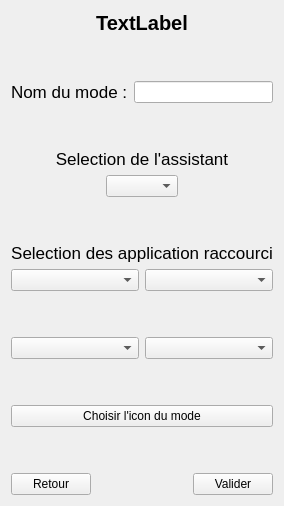
         <widget class="QWidget" name="addmode">
          <layout class="QVBoxLayout" name="verticalLayout_5">
           <item>
            <widget class="QLabel" name="LINDICATIONMODE">
             <property name="font">
              <font>
               <pointsize>15</pointsize>
               <bold>true</bold>
              </font>
             </property>
             <property name="text">
              <string>TextLabel</string>
             </property>
             <property name="alignment">
              <set>Qt::AlignmentFlag::AlignCenter</set>
             </property>
            </widget>
           </item>
           <item>
            <spacer name="verticalSpacer_5">
             <property name="orientation">
              <enum>Qt::Orientation::Vertical</enum>
             </property>
             <property name="sizeHint" stdset="0">
              <size>
               <width>20</width>
               <height>40</height>
              </size>
             </property>
            </spacer>
           </item>
           <item>
            <layout class="QHBoxLayout" name="horizontalLayout">
             <item>
              <widget class="QLabel" name="label">
               <property name="font">
                <font>
                 <pointsize>13</pointsize>
                </font>
               </property>
               <property name="text">
                <string>Nom du mode :</string>
               </property>
              </widget>
             </item>
             <item>
              <widget class="QLineEdit" name="IDC_LINENAMEMODE"/>
             </item>
            </layout>
           </item>
           <item>
            <spacer name="verticalSpacer_6">
             <property name="orientation">
              <enum>Qt::Orientation::Vertical</enum>
             </property>
             <property name="sizeHint" stdset="0">
              <size>
               <width>20</width>
               <height>40</height>
              </size>
             </property>
            </spacer>
           </item>
           <item>
            <widget class="QLabel" name="LINDICAYTIONASSISTANTMODE">
             <property name="font">
              <font>
               <pointsize>13</pointsize>
              </font>
             </property>
             <property name="text">
              <string>Selection de l'assistant</string>
             </property>
             <property name="alignment">
              <set>Qt::AlignmentFlag::AlignCenter</set>
             </property>
            </widget>
           </item>
           <item>
            <layout class="QHBoxLayout" name="horizontalLayout_3">
             <item>
              <spacer name="horizontalSpacer_5">
               <property name="orientation">
                <enum>Qt::Orientation::Horizontal</enum>
               </property>
               <property name="sizeHint" stdset="0">
                <size>
                 <width>40</width>
                 <height>20</height>
                </size>
               </property>
              </spacer>
             </item>
             <item>
              <widget class="QComboBox" name="IDC_LISTASSISTANTMODE"/>
             </item>
             <item>
              <spacer name="horizontalSpacer_6">
               <property name="orientation">
                <enum>Qt::Orientation::Horizontal</enum>
               </property>
               <property name="sizeHint" stdset="0">
                <size>
                 <width>40</width>
                 <height>20</height>
                </size>
               </property>
              </spacer>
             </item>
            </layout>
           </item>
           <item>
            <spacer name="verticalSpacer_8">
             <property name="orientation">
              <enum>Qt::Orientation::Vertical</enum>
             </property>
             <property name="sizeHint" stdset="0">
              <size>
               <width>20</width>
               <height>40</height>
              </size>
             </property>
            </spacer>
           </item>
           <item>
            <widget class="QLabel" name="LSELECTIONAPPMODE">
             <property name="font">
              <font>
               <pointsize>13</pointsize>
              </font>
             </property>
             <property name="text">
              <string>Selection des application raccourci</string>
             </property>
             <property name="alignment">
              <set>Qt::AlignmentFlag::AlignCenter</set>
             </property>
            </widget>
           </item>
           <item>
            <layout class="QGridLayout" name="gridLayout_3">
             <item row="0" column="0">
              <widget class="QComboBox" name="IDC_APP1MODE"/>
             </item>
             <item row="1" column="0">
              <spacer name="verticalSpacer_11">
               <property name="orientation">
                <enum>Qt::Orientation::Vertical</enum>
               </property>
               <property name="sizeHint" stdset="0">
                <size>
                 <width>20</width>
                 <height>40</height>
                </size>
               </property>
              </spacer>
             </item>
             <item row="2" column="1">
              <widget class="QComboBox" name="IDC_APP4MODE"/>
             </item>
             <item row="2" column="0">
              <widget class="QComboBox" name="IDC_APP3MODE"/>
             </item>
             <item row="0" column="1">
              <widget class="QComboBox" name="IDC_APP2MODE"/>
             </item>
            </layout>
           </item>
           <item>
            <spacer name="verticalSpacer_10">
             <property name="orientation">
              <enum>Qt::Orientation::Vertical</enum>
             </property>
             <property name="sizeHint" stdset="0">
              <size>
               <width>20</width>
               <height>40</height>
              </size>
             </property>
            </spacer>
           </item>
           <item>
            <widget class="APushButton" name="IDC_ICONMODEADD">
             <property name="text">
              <string>Choisir l'icon du mode</string>
             </property>
            </widget>
           </item>
           <item>
            <spacer name="verticalSpacer_39">
             <property name="orientation">
              <enum>Qt::Orientation::Vertical</enum>
             </property>
             <property name="sizeHint" stdset="0">
              <size>
               <width>20</width>
               <height>40</height>
              </size>
             </property>
            </spacer>
           </item>
           <item>
            <layout class="QHBoxLayout" name="horizontalLayout_4">
             <item>
              <widget class="APushButton" name="IDC_RETOURMODE">
               <property name="text">
                <string>Retour</string>
               </property>
              </widget>
             </item>
             <item>
              <spacer name="horizontalSpacer_7">
               <property name="orientation">
                <enum>Qt::Orientation::Horizontal</enum>
               </property>
               <property name="sizeHint" stdset="0">
                <size>
                 <width>40</width>
                 <height>20</height>
                </size>
               </property>
              </spacer>
             </item>
             <item>
              <widget class="APushButton" name="IDC_VALIDERMODE">
               <property name="text">
                <string>Valider</string>
               </property>
              </widget>
             </item>
            </layout>
           </item>
          </layout>
         </widget>
